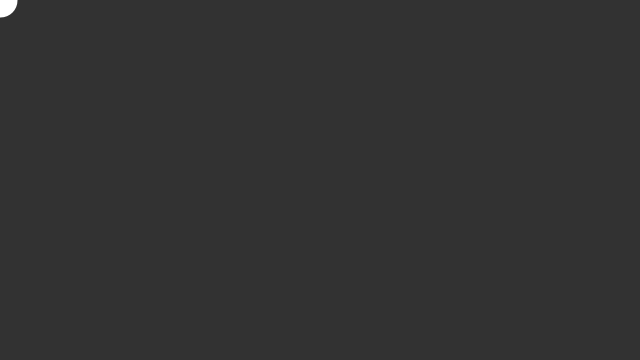
Frame 1 (no input)
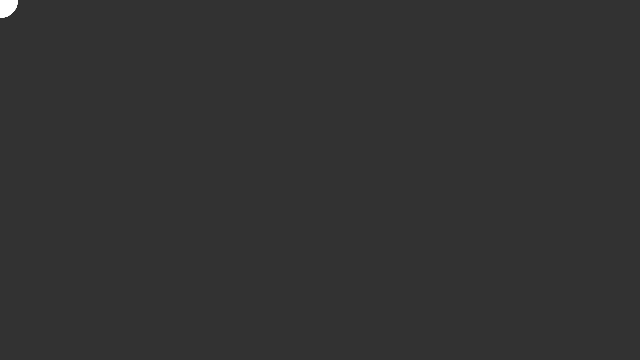
Frame 60 (the mouse pressed at the canvas centre just before this capture)
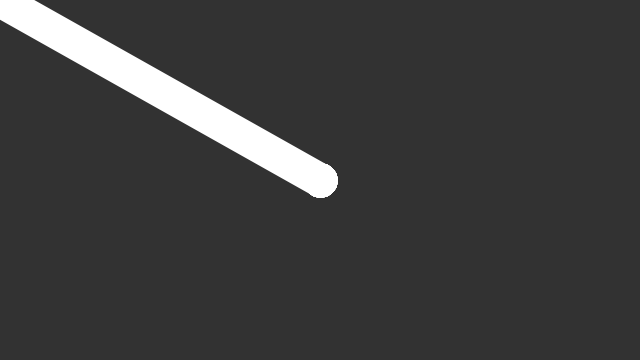
Frame 120 (the mouse held since frame 60 and released just before this capture)

The Processing sketch that drew these frames (run headless with seeded random() and noise(); from frame 60 on, the mouse is pressed at the canvas centre):

// Processing sketch: sketch_draw_freehand
// ── sketch_draw_freehand.pde
void setup(){
  size(640,360);
  strokeWeight(34);
  background(50);
}

void draw(){
  
  stroke(255);
  line(pmouseX,pmouseY,mouseX,mouseY);
  
}
void mousePressed(){
  background(50);
}

void keyPressed(){
  background(0,255,0);
}  
